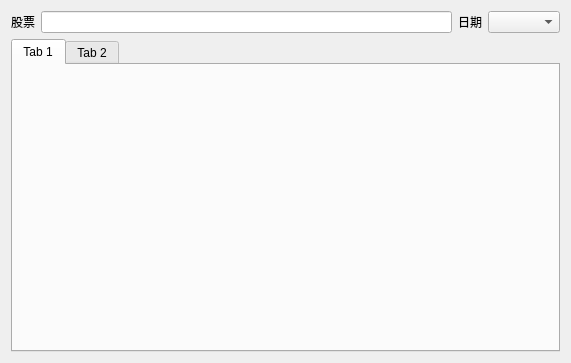
<?xml version="1.0" encoding="UTF-8"?>
<ui version="4.0">
 <class>Form</class>
 <widget class="QWidget" name="Form">
  <property name="geometry">
   <rect>
    <x>0</x>
    <y>0</y>
    <width>571</width>
    <height>363</height>
   </rect>
  </property>
  <property name="windowTitle">
   <string>Form</string>
  </property>
  <layout class="QGridLayout" name="gridLayout">
   <item row="0" column="0">
    <widget class="QLabel" name="label">
     <property name="text">
      <string>股票</string>
     </property>
    </widget>
   </item>
   <item row="0" column="1">
    <widget class="QLineEdit" name="stockCode"/>
   </item>
   <item row="0" column="2">
    <widget class="QLabel" name="label_2">
     <property name="text">
      <string>日期</string>
     </property>
    </widget>
   </item>
   <item row="0" column="3">
    <widget class="QComboBox" name="dateList">
     <property name="sizePolicy">
      <sizepolicy hsizetype="Fixed" vsizetype="Fixed">
       <horstretch>0</horstretch>
       <verstretch>0</verstretch>
      </sizepolicy>
     </property>
     <property name="maximumSize">
      <size>
       <width>160</width>
       <height>16777215</height>
      </size>
     </property>
    </widget>
   </item>
   <item row="1" column="0" colspan="4">
    <widget class="QTabWidget" name="tabWidget">
     <property name="currentIndex">
      <number>0</number>
     </property>
     <widget class="QWidget" name="tab">
      <attribute name="title">
       <string>Tab 1</string>
      </attribute>
     </widget>
     <widget class="QWidget" name="tab_2">
      <attribute name="title">
       <string>Tab 2</string>
      </attribute>
     </widget>
    </widget>
   </item>
  </layout>
 </widget>
 <resources/>
 <connections/>
</ui>
